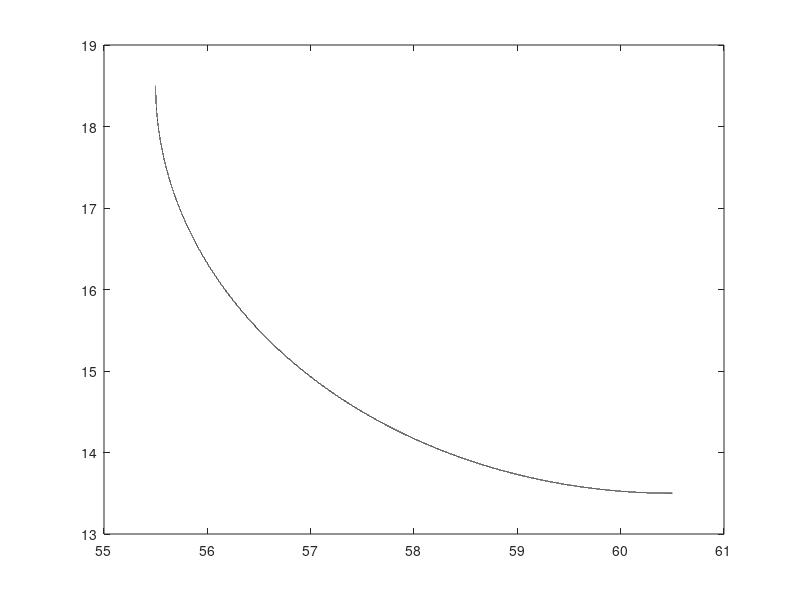

MATLAB code for this plot:
% draw circle code
% resolution of plot
t3 = linspace(pi,3*pi/2,100000);

% assumed centre of the circle (cirX, cirY): sets at origin(0,0)

cirX3 = 60.50;
cirY3 = 18.50;

% radius of the centre circle, 500mm = 5m
r = 5;

% circle dual equations

x3 = r*cos(t3) + cirX3;
y3 = r*sin(t3) + cirY3;

plot(x3,y3,'Color', 'black');
% end of code
